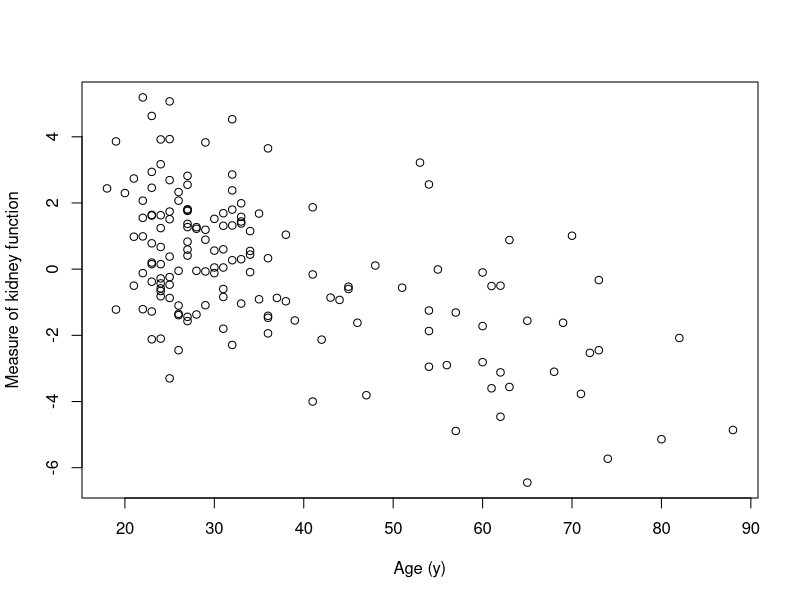
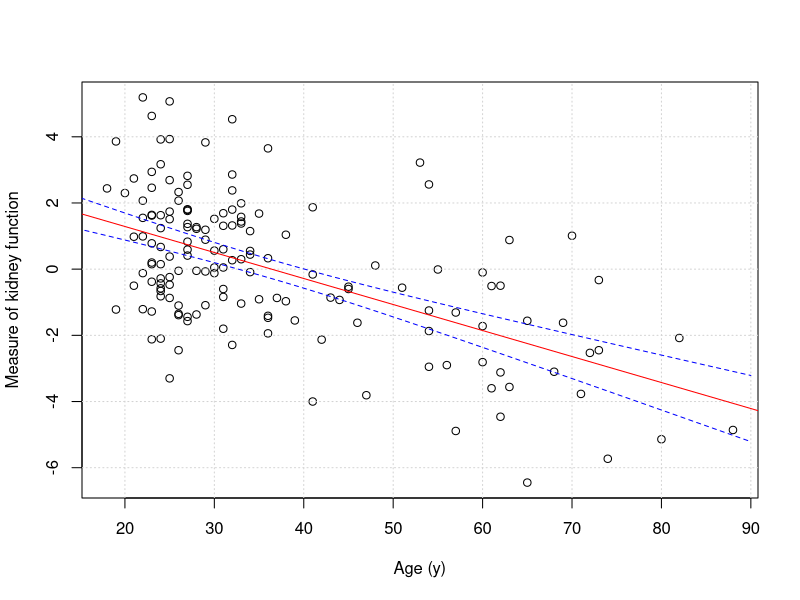
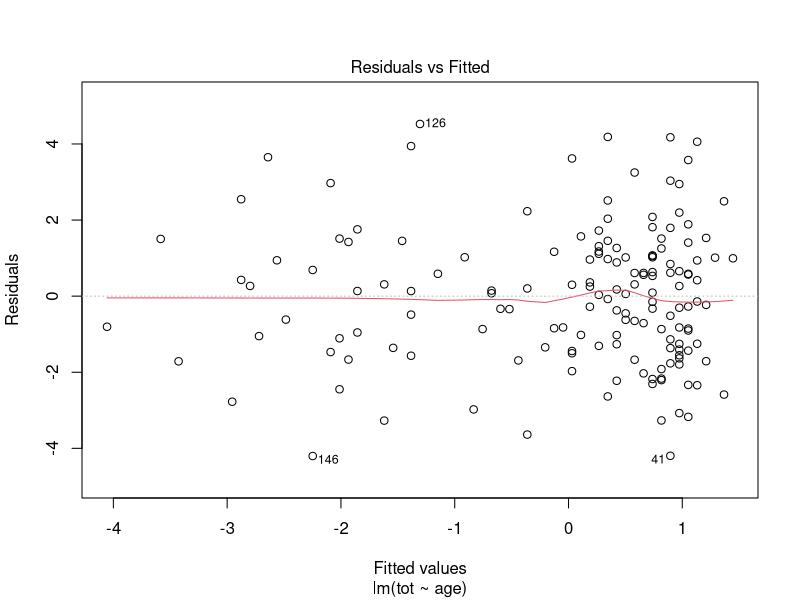
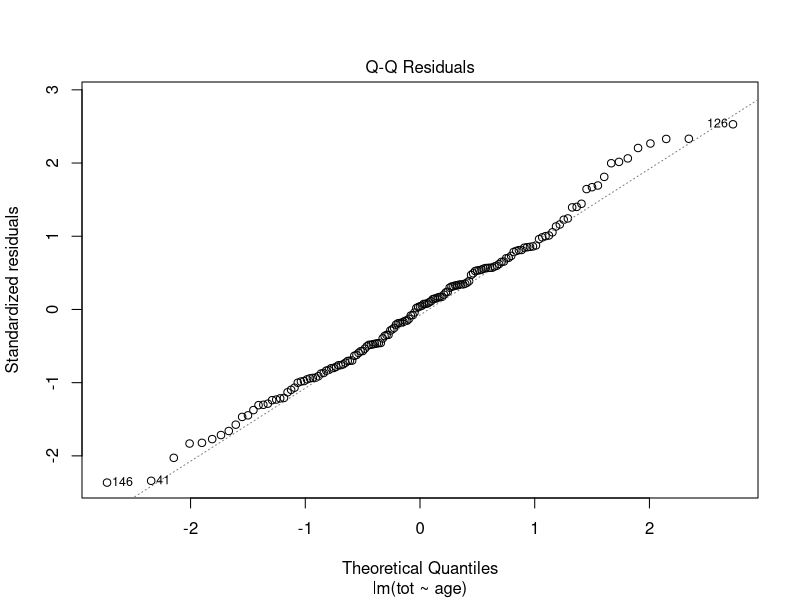

R code for these plots, in order:
## ---- chunk 1
mydta<-read.csv("kidney.txt", sep=" ") #columns separated by whitespace, not commar
head(mydta)
## ---- chunk 2
png(file="plot-kidney.png")
plot(mydta$age, mydta$tot, xlab="Age (y)", ylab="Measure of kidney function")
dev.off()
## ---- chunk 3
myreg<-lm(tot~age, mydta)
summary(myreg)
round(confint(myreg)*10,2)
## ---- chunk 4
round(predict(myreg, newdata=data.frame(age=70)),1)
## ---- chunk 5
png('plot-kidney-reg1.png')
plot(mydta$age, mydta$tot, xlab="Age (y)", ylab="Measure of kidney function")
grid()
abline(myreg, col="red")
newx <- seq(1, 90, by=0.2)
conf_interval <- predict(myreg, newdata=data.frame(age=newx), interval="confidence",level = 0.95)
lines(newx, conf_interval[,2], col="blue", lty=2)
lines(newx, conf_interval[,3], col="blue", lty=2)
dev.off()
## ---- chunk 6
## Standard R diagnostic plots for linear regression
png("plot-kidney-reg2.png")
plot(myreg,1)
dev.off()

png("plot-kidney-reg3.png")
plot(myreg,2)
dev.off()
## ---- chunk 7
cor.test(mydta$age, mydta$tot)
## ---- chunk 8
cor.test(mydta$age, mydta$tot, method="spearman")
